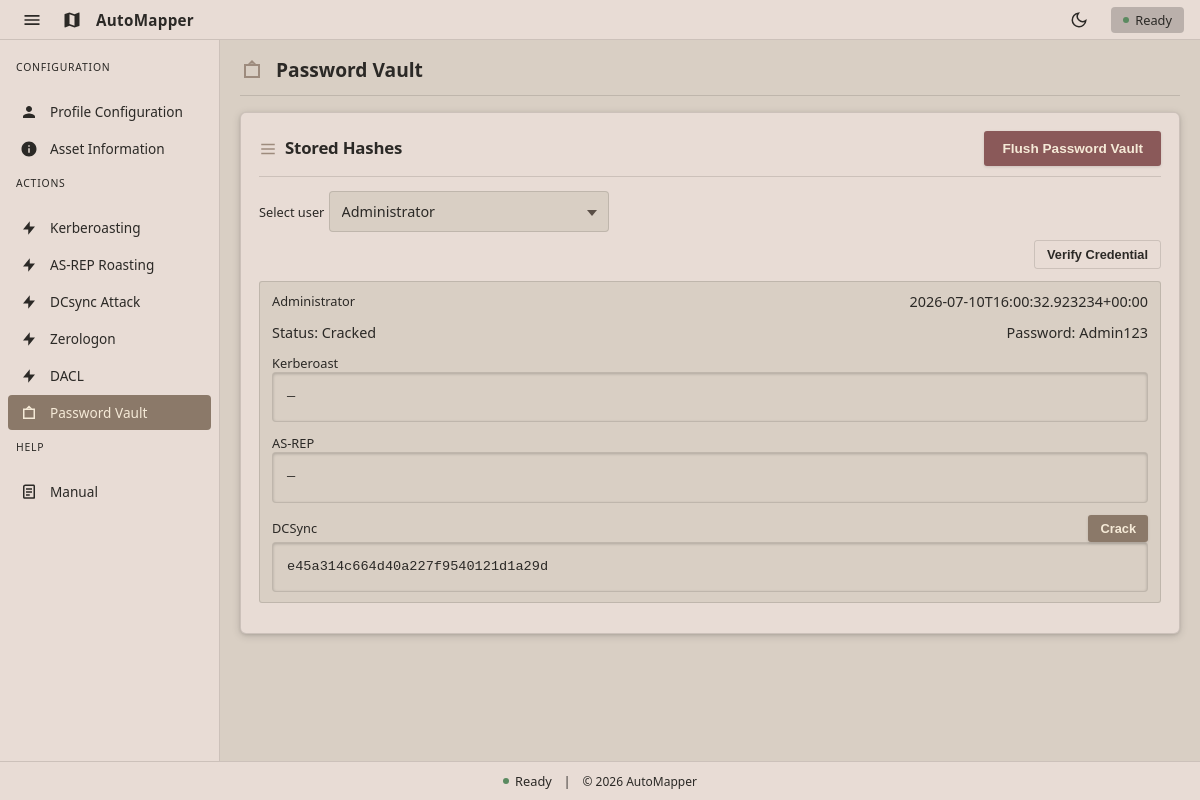
Page /vault on the committed database.
### tables this page shows
CREATE TABLE users (
    username text,
    description text,
    groups text,
    ntlmHash text,
    kerberosHash text,
    asrepHash text,
    password text,
    lastSet timestamp
, pwdLastSet text, machineAccountQuota text);

### app/routes/main.py (the view, shortened to what this page needs)
@main_bp.route("/vault", methods=["GET", "POST"])
def vault():
    users = fetch_vault_users()
    selected_username = request.args.get("username")
    if not selected_username and users:
        selected_username = users[0]["username"]
    status_message = None
    error = None
    cracked_lines = []
    selected_user = next(
        (user for user in users if user["username"] == selected_username),
        None,
    )
    return render_template(
        "vault.html",
        users=users,
        selected_user=selected_user,
        selected_username=selected_username,
        status_message=status_message,
        error=error,
        cracked_lines=cracked_lines,
    )

### app/db/database.py (called while the page is built)
def get_db():
    conn = sqlite3.connect(DB_PATH)
    conn.row_factory = sqlite3.Row
    return conn

def _normalize_username(value):
    if not value:
        return value
    return value.split("\\", 1)[-1]

### app/templates/vault.html (shortened to what this page needs)
{% extends 'base.html' %}
{% block content %}
<div class="page-header">
  <svg viewBox="0 0 24 24"><path d="M12 2l4 4h4v14H4V6h4l4-4zm0 3.41L9.41 6h5.18L12 5.41zM6 8v10h12V8H6z"/></svg>
  <h1 class="page-title">Password Vault</h1>
</div>
<section class="card wide">
  <div class="card-header">
    <svg viewBox="0 0 24 24"><path d="M3 5h18v2H3V5zm0 6h18v2H3v-2zm0 6h18v2H3v-2z"/></svg>
    <h1>Stored Hashes</h1>
    <form method="POST" style="margin-left: auto;">
      <button class="btn danger" name="action" value="flush" type="submit">
        Flush Password Vault
      </button>
    </form>
  </div>
  {% if users %}
  <form method="GET" class="form" style="margin-bottom: 16px;">
    <div class="field" style="max-width: 360px;">
      <label for="vault-user-select">Select user</label>
      <div class="select-wrapper">
        <select id="vault-user-select" name="username" class="input" onchange="this.form.submit()">
          {% for user in users %}
          <option value="{{ user.username }}" {% if selected_username == user.username %}selected{% endif %}>
            {{ user.username }}
          </option>
          {% endfor %}
        </select>
      </div>
    </div>
  </form>
  {% if selected_user %}
  <div style="display: flex; justify-content: flex-end; width: 100%; margin: -8px 0 12px;">
    {% if selected_user.password %}
    <form method="POST" style="margin: 0;">
      <button class="btn small secondary" name="action" value="verify_ldap" type="submit">
        Verify Credential
      </button>
    </form>
    {% endif %}
  </div>
  <div class="output">
    <div class="output-row" style="align-items: flex-start; flex-direction: column; gap: 0.75rem;">
      <div style="display: flex; justify-content: space-between; width: 100%; gap: 1rem; flex-wrap: wrap;">
        <span class="label">{{ selected_user.username }}</span>
        <span class="value">{{ selected_user.timestamp or '—' }}</span>
      </div>
      <div style="display: flex; justify-content: space-between; width: 100%; gap: 1rem; flex-wrap: wrap;">
        <span class="value">Status: {{ selected_user.status }}</span>
        <span class="value">Password: {{ selected_user.password or '—' }}</span>
      </div>
      <div style="display: grid; gap: 0.75rem; width: 100%;">
        <div>
          <div style="display: flex; align-items: center; justify-content: space-between; gap: 0.75rem;">
            <span class="label">Kerberoast</span>
          </div>
          <pre class="result-box" style="width: 100%; margin: 0; white-space: pre-wrap; word-break: break-all;">{{ selected_user.kerberos_hash or '—' }}</pre>
        </div>
        <div>
          <div style="display: flex; align-items: center; justify-content: space-between; gap: 0.75rem;">
            <span class="label">AS-REP</span>
          </div>
          <pre class="result-box" style="width: 100%; margin: 0; white-space: pre-wrap; word-break: break-all;">{{ selected_user.asrep_hash or '—' }}</pre>
        </div>
        <div>
          <div style="display: flex; align-items: center; justify-content: space-between; gap: 0.75rem;">
            <span class="label">DCSync</span>
            {% if selected_user.ntlm_hash %}
            <form method="POST" style="margin: 0;">
              <button class="btn small" name="action" value="crack">Crack</button>
            </form>
            {% endif %}
          </div>
          <pre class="result-box" style="width: 100%; margin: 0; white-space: pre-wrap; word-break: break-all;">{{ selected_user.ntlm_hash or '—' }}</pre>
        </div>
      </div>
    </div>
  </div>
  {% endif %}
  {% else %}
  <div class="notice">No hashes stored yet. Run kerberoasting, AS-REP roasting, or DCSync to populate the vault.</div>
  {% endif %}
</section>
{% endblock %}

### rows in the picture
users: username "Administrator", lastSet "2026-07-10T16:00:32.923234+00:00", password "Admin123", ntlmHash "e45a314c664d40a227f9540121d1a29d"

### other values in the picture
{{ selected_user.status }} "Cracked"
{{ selected_user.kerberos_hash or '—' }} "—"
{{ selected_user.asrep_hash or '—' }} "—"
form field username "Administrator"
